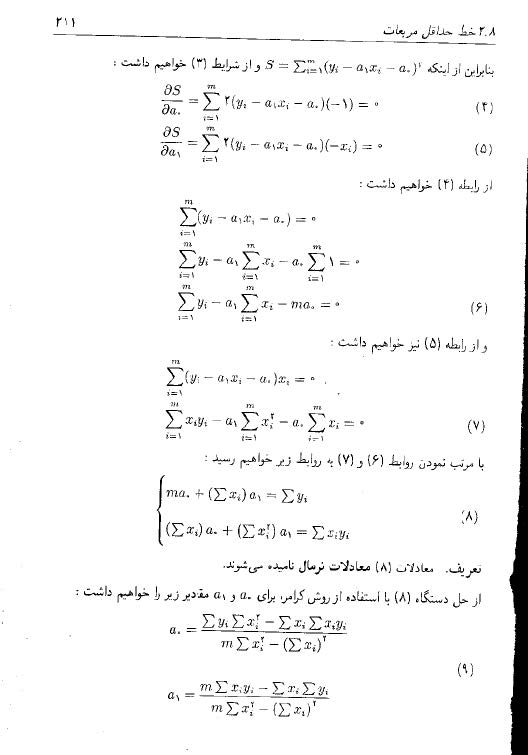
%> input picture CAs/CA1/others/SS_CA1_AidinKazemi_810101561/pics/lse.jpg, 528 x 755 px
$ octave make_mapset.m   (GNU Octave 9; MATLAB toolbox functions it lacks are replaced by stand-ins)
%> lines starting %> are read from the running program, lines starting %| are printed output that depends on the picture; in (x1, y1, x2, y2) boxes, pixels count from 0 and x2, y2 are one past the last pixel; in counts of white or black regions, pixels touching at a corner belong together; the program's own positions count from 1
clc;
close all;
clear;

[file, path] = uigetfile('*.jpg;*.png;*.jpeg;*.bmp');
%> the answer given: ../../../../../CAs/CA1/others/SS_CA1_AidinKazemi_810101561/pics/lse.jpg
picture = imread([path, file]);
%> picture is the input picture: size 755x528x3 uint8; min 0, max 255, mean 246.3
picture = rgb2gray(picture);
%> picture: size 755x528 uint8
imshow(picture);
threshold =  graythresh(picture);
%> threshold = 0.604
picture = ~imbinarize(picture, threshold - 0.2);
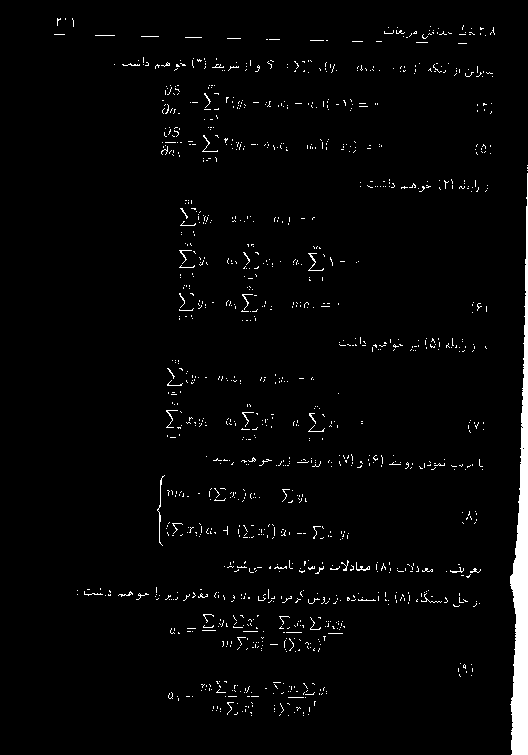
%> picture: size 755x528 logical; 2.5% white; 1186 white regions (1145 under 20 px), largest, box (x1, y1, x2, y2) and area: (510, 173, 528, 755) 4966, (157, 475, 165, 546) 88, (308, 253, 324, 271) 55
imshow(picture);
imshow(picture);
picture = bwareaopen(picture, 60000);
%> picture: size 755x528 logical; every value is 0
imshow(picture);
imshow(picture);
background = bwareaopen(picture, 4400000);
imshow(background);
picture =  picture - background;
%> picture: size 755x528 double; every value is 0
imshow(picture);
imshow(picture);
[L,Ne]=bwlabel(picture);
%> Ne = 0
propied=regionprops(L,'BoundingBox');
%> propied = 0 regions

for n=1:size(propied,1)
    rectangle('Position',propied(n).BoundingBox,'EdgeColor','g','LineWidth',2)
end
%> this loop made 0 passes

for n=1:Ne
    [r,c] = find(L==n);
    Y=picture(min(r):max(r),min(c):max(c));
    imshow(Y)
    pathStr = sprintf('Farsi_mapset\\%d.bmp', n);
    imwrite(Y, pathStr);
end
